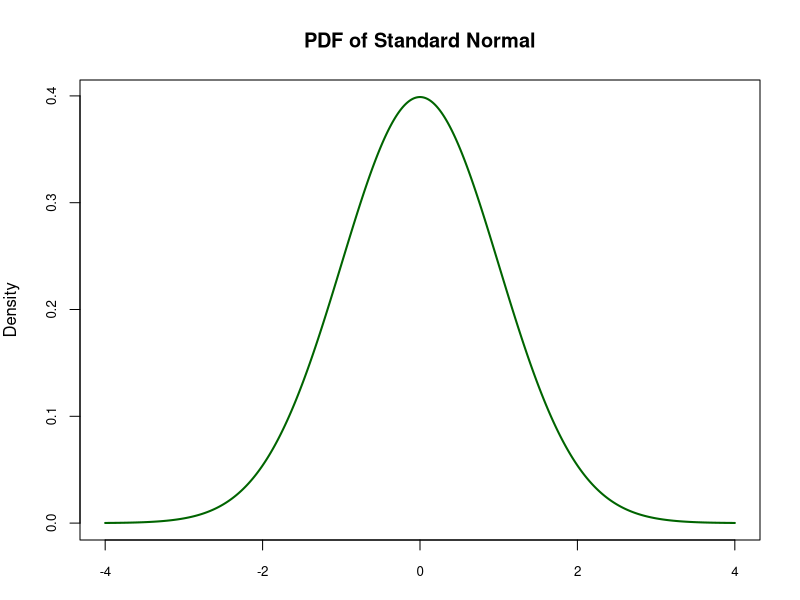
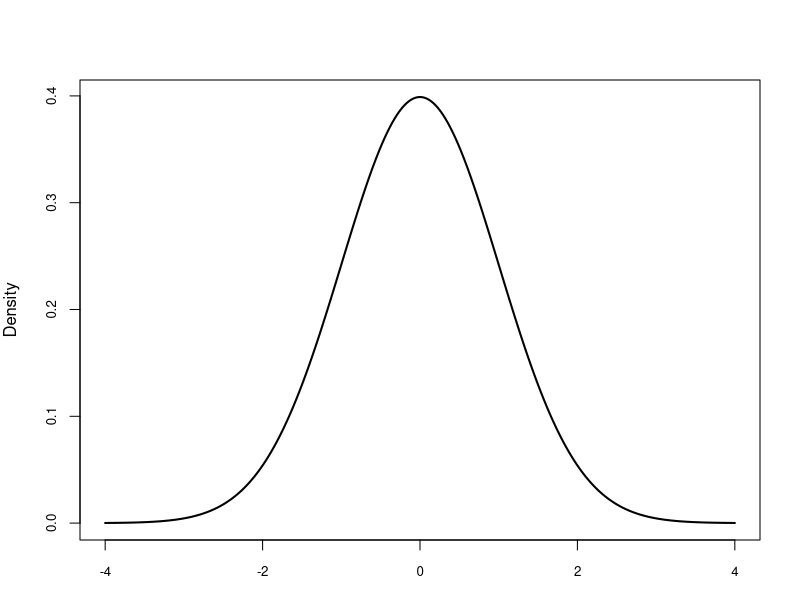

Source code (R) for these figures, in order:
set.seed(3000)
xseq<-seq(-4,4,.01)
densities<-dnorm(xseq, 0,1)
cumulative<-pnorm(xseq, 0, 1)
randomdeviates<-rnorm(1000,0,1)

par(mfrow=c(1,1), mar=c(3,4,4,2))

plot(xseq, densities, col="darkgreen",xlab="", ylab="Density", type="l",lwd=2, cex=2, main="PDF of Standard Normal", cex.axis=.8)

plot(xseq, densities,xlab="", ylab="Density", type="l",lwd=2, cex=1, cex.axis=.8)
